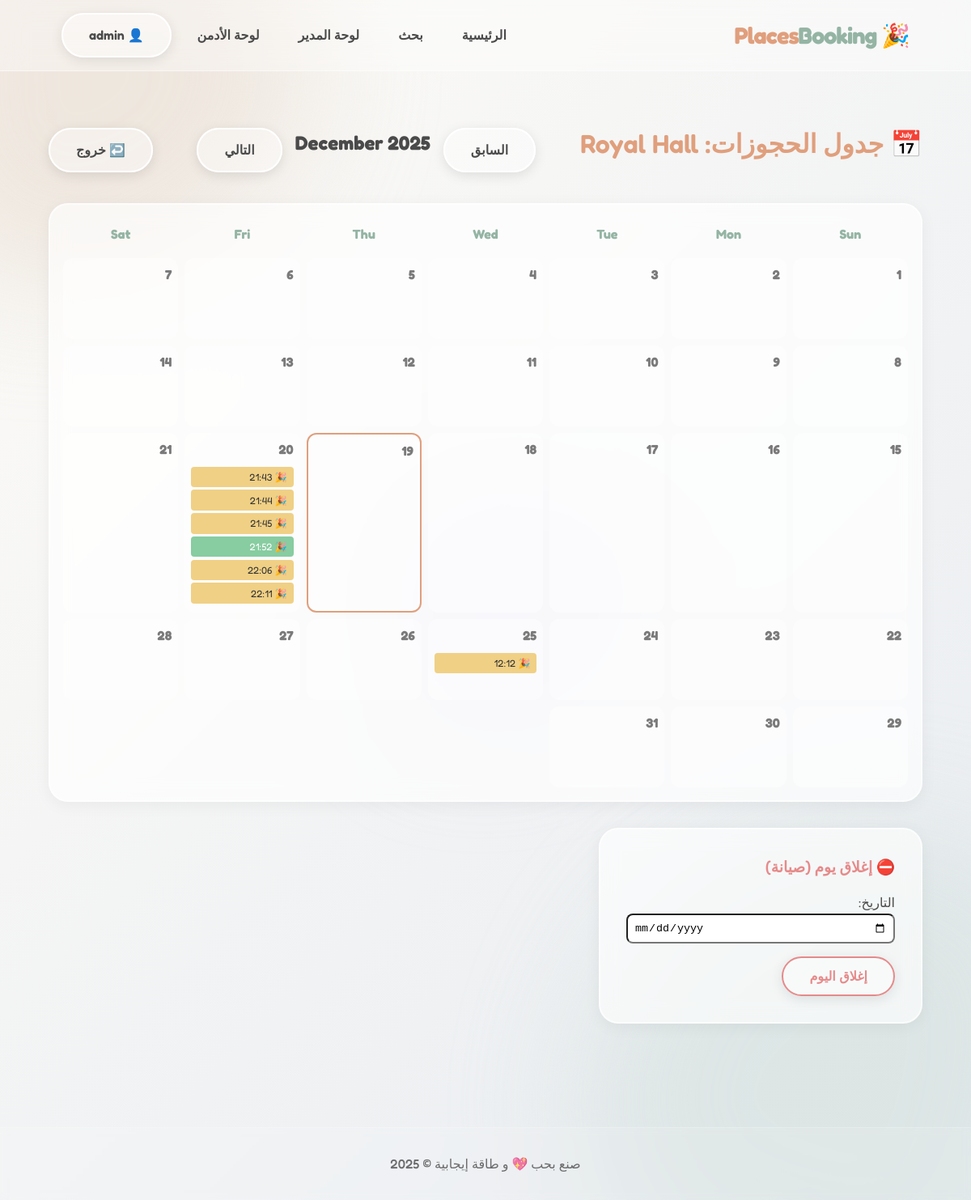
/venues/1/calendar/ (signed in), run on an earlier commit of the app's database.
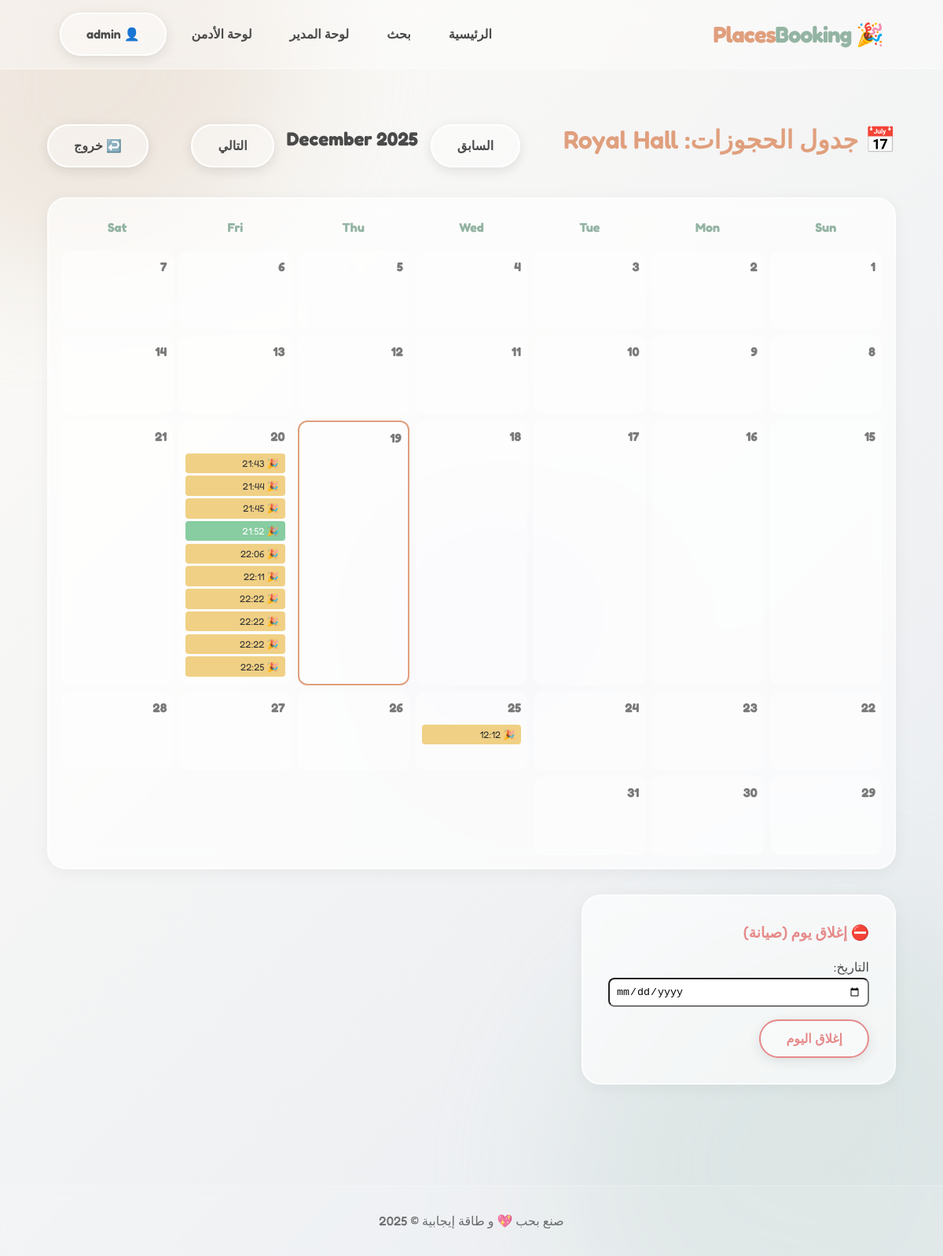
And on a later commit of the database.
### bookings/models.py (models this page shows, shortened)
class Booking(models.Model):
    class Status(models.TextChoices):
        Draft = "Draft", _("Draft")
        PENDING = "PENDING", _("Pending Review")
        APPROVED = "APPROVED", _("Approved by Admin")
        CONFIRMED = "CONFIRMED", _("Confirmed (Manager Assigned)")
        IN_PROGRESS = "IN_PROGRESS", _("In Progress")
        COMPLETED = "COMPLETED", _("Completed")
        CANCELLED = "CANCELLED", _("Cancelled")
        REJECTED = "REJECTED", _("Rejected")
        MAINTENANCE = "MAINTENANCE", _("Maintenance")
    customer = models.ForeignKey(settings.AUTH_USER_MODEL, on_delete=models.CASCADE, related_name="bookings")
    venue = models.ForeignKey(Venue, on_delete=models.CASCADE, related_name="bookings")
    start_time = models.DateTimeField()
    end_time = models.DateTimeField()
    event_type = models.CharField(max_length=100) # Wedding, Birthday, etc.
    attendees_count = models.PositiveIntegerField()
    total_price = models.DecimalField(max_digits=12, decimal_places=2, default=0)
    deposit_amount = models.DecimalField(max_digits=12, decimal_places=2, default=0)
    status = models.CharField(max_length=50, choices=Status.choices, default=Status.Draft)
    notes = models.TextField(blank=True)
    created_at = models.DateTimeField(auto_now_add=True)
    updated_at = models.DateTimeField(auto_now=True)

### venues/views.py (the view, shortened to what this page needs)
# urls.py: path('<int:venue_id>/calendar/', views.venue_calendar, name='venue_calendar'),
@login_required
def venue_calendar(request, venue_id):
    venue = get_object_or_404(Venue, pk=venue_id)
    if venue.manager != request.user:
        return redirect('manager_dashboard')
    today = timezone.now().date()
    year = int(request.GET.get('year', today.year))
    month = int(request.GET.get('month', today.month))
    cal = calendar.monthcalendar(year, month)
    bookings = Booking.objects.filter(
        venue=venue,
        start_time__year=year,
        start_time__month=month
    ).exclude(status__in=[Booking.Status.CANCELLED, Booking.Status.REJECTED])
    events_by_day = {}
    for b in bookings:
        day = b.start_time.day
        if day not in events_by_day:
            events_by_day[day] = []
        events_by_day[day].append(b)
    context = {
        'venue': venue,
        'calendar': cal,
        'year': year,
        'month': month,
        'today': today,
        'month_name': calendar.month_name[month],
        'events_by_day': events_by_day
    }
    return render(request, 'venues/venue_calendar.html', context)

### users/models.py (called while the page is built)
    def is_manager(self):
         return self.role == self.Role.MANAGER

### templates/venues/venue_calendar.html (shortened to what this page needs)
{% extends 'base.html' %}
{% block content %}
<div class="container" style="padding: 4rem 0;">
    <div style="display: flex; justify-content: space-between; align-items: center; margin-bottom: 2rem;">
        <h1 style="color: var(--color-primary);">📅 جدول الحجوزات: {{ venue.name }}</h1>
        <div style="display: flex; gap: 1rem;">
            <a href="?month={{ month|add:'-1' }}" class="btn btn-glass">السابق</a>
            <span style="font-size: 1.5rem; font-weight: bold;">{{ month_name }} {{ year }}</span>
            <a href="?month={{ month|add:'1' }}" class="btn btn-glass">التالي</a>
        </div>
        <a href="{% url 'manager_dashboard' %}" class="btn btn-glass">↩️ خروج</a>
    </div>
    <div class="glass-card" style="padding: 1rem;">
        <div class="calendar-grid">
            <div class="day-header">Sun</div>
            <div class="day-header">Mon</div>
            <div class="day-header">Tue</div>
            <div class="day-header">Wed</div>
            <div class="day-header">Thu</div>
            <div class="day-header">Fri</div>
            <div class="day-header">Sat</div>
            {% for week in calendar %}
            {% for day in week %}
            <div
                class="day-cell {% if day == 0 %}empty{% endif %} {% if day == today.day and month == today.month and year == today.year %}today{% endif %}">
                {% if day != 0 %}
                <div class="day-number">{{ day }}</div>
                {% for event in events_by_day.items %}
                {% if event.0 == day %}
                {% for booking in event.1 %}
                <div class="event-dot
                                        {% if booking.status == 'MAINTENANCE' %}maintenance
                                        {% elif booking.status == 'CONFIRMED' %}confirmed
                                        {% else %}pending{% endif %}"
                    title="{{ booking.event_type }} - {{ booking.customer.username }}">
                    {% if booking.status == 'MAINTENANCE' %}
                    🔧 صيانة
                    {% else %}
                    🎉 {{ booking.start_time|date:"H:i" }}
                    {% endif %}
                    <a href="{% url 'venue_booking_detail' booking.id %}" style="position: absolute; inset:0;"></a>
                </div>
                {% endfor %}
                {% endif %}
                {% endfor %}
                {% endif %}
            </div>
            {% endfor %}
            {% endfor %}
        </div>
    </div>
    <div class="glass-card" style="margin-top: 2rem; max-width: 400px;">
        <h3 style="color: var(--color-danger);">⛔ إغلاق يوم (صيانة)</h3>
        <form method="post">
            <div style="margin-bottom: 1rem;">
                <label>التاريخ:</label>
                <input type="date" name="block_date" required style="width: 100%; padding: 0.5rem; border-radius: 8px;">
            </div>
            <button type="submit" class="btn btn-glass"
                style="border-color: var(--color-danger); color: var(--color-danger);">إغلاق اليوم</button>
        </form>
    </div>
</div>
{% endblock %}

What changed in the data, as far as the page shows it:
added Booking: start_time "22:22"
added Booking: start_time "22:22"
added Booking: start_time "22:22"
added Booking: start_time "22:25"
